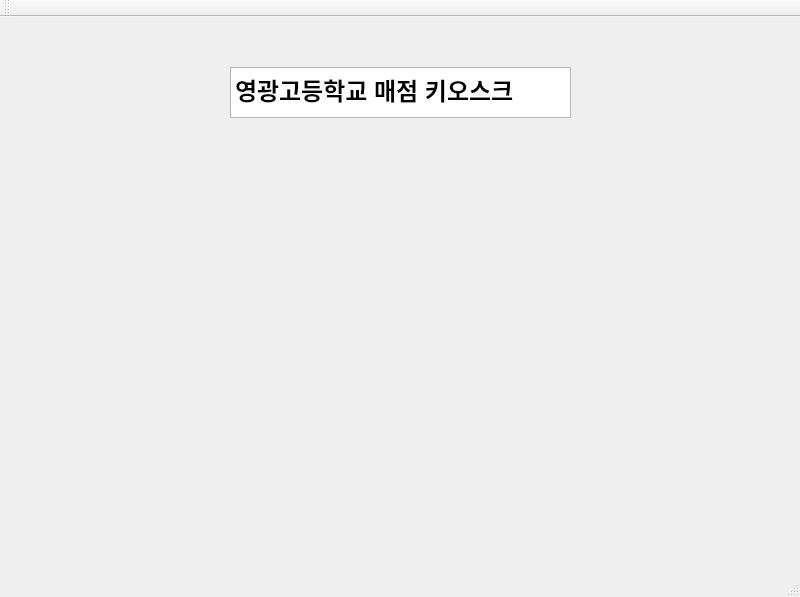
<?xml version="1.0" encoding="UTF-8"?>
<ui version="4.0">
 <class>MainWindow</class>
 <widget class="QMainWindow" name="MainWindow">
  <property name="geometry">
   <rect>
    <x>0</x>
    <y>0</y>
    <width>800</width>
    <height>597</height>
   </rect>
  </property>
  <property name="windowTitle">
   <string>MainWindow</string>
  </property>
  <widget class="QWidget" name="centralwidget">
   <widget class="QTextEdit" name="textEdit">
    <property name="geometry">
     <rect>
      <x>230</x>
      <y>50</y>
      <width>341</width>
      <height>51</height>
     </rect>
    </property>
    <property name="html">
     <string>&lt;!DOCTYPE HTML PUBLIC &quot;-//W3C//DTD HTML 4.0//EN&quot; &quot;http://www.w3.org/TR/REC-html40/strict.dtd&quot;&gt;
&lt;html&gt;&lt;head&gt;&lt;meta name=&quot;qrichtext&quot; content=&quot;1&quot; /&gt;&lt;style type=&quot;text/css&quot;&gt;
p, li { white-space: pre-wrap; }
&lt;/style&gt;&lt;/head&gt;&lt;body style=&quot; font-family:'MS Shell Dlg 2'; font-size:8.25pt; font-weight:400; font-style:normal;&quot;&gt;
&lt;p style=&quot; margin-top:0px; margin-bottom:0px; margin-left:0px; margin-right:0px; -qt-block-indent:0; text-indent:0px;&quot;&gt;&lt;span style=&quot; font-size:18pt; font-weight:600;&quot;&gt;영광고등학교 매점 키오스크&lt;/span&gt;&lt;/p&gt;&lt;/body&gt;&lt;/html&gt;</string>
    </property>
   </widget>
  </widget>
  <widget class="QToolBar" name="toolBar">
   <property name="windowTitle">
    <string>toolBar</string>
   </property>
   <attribute name="toolBarArea">
    <enum>TopToolBarArea</enum>
   </attribute>
   <attribute name="toolBarBreak">
    <bool>false</bool>
   </attribute>
  </widget>
  <widget class="QStatusBar" name="statusBar"/>
 </widget>
 <resources/>
 <connections/>
</ui>
